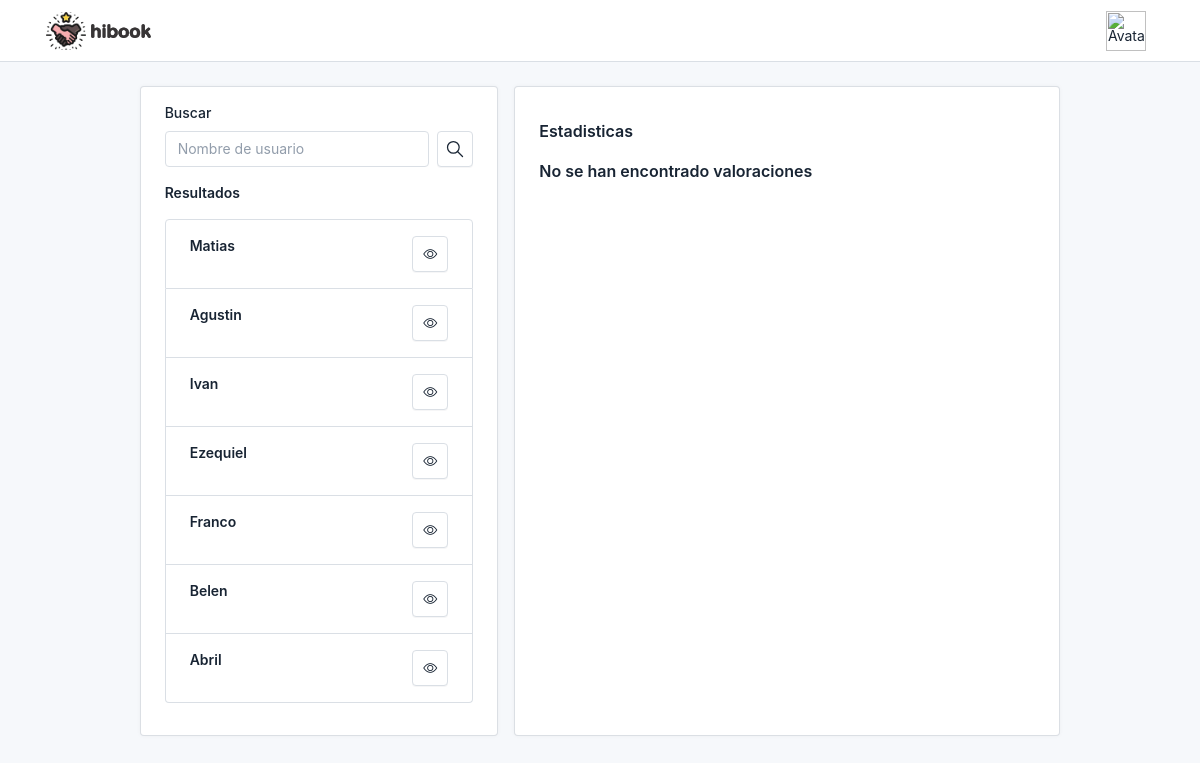
The app's page /index.php/inicio/main, older data.
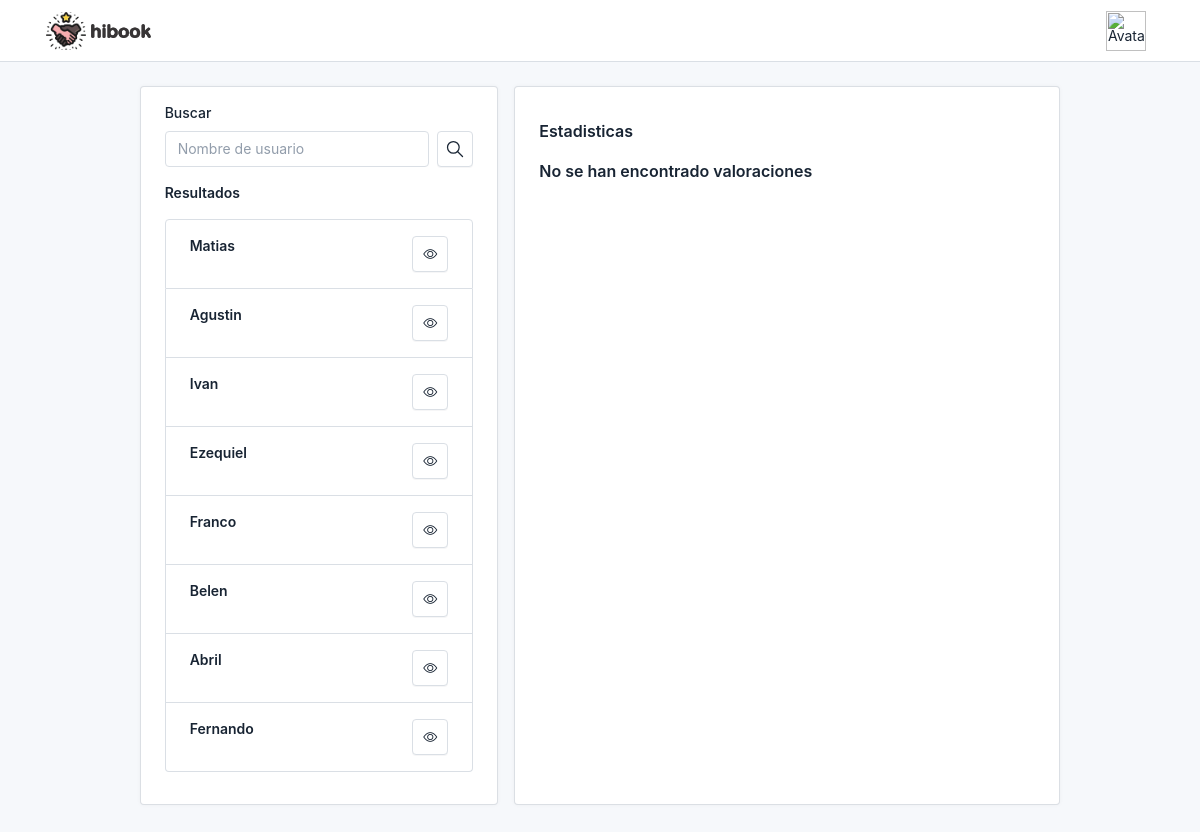
The same page, newer data.
### tables this page shows
CREATE TABLE `usuarios` (
  `usuario_id` int(10) UNSIGNED NOT NULL,
  `usuario` text NOT NULL,
  `nombre` text NOT NULL,
  `apellido` text NOT NULL,
  `email` text NOT NULL,
  `password` text NOT NULL,
  `rol_id` tinyint(4) NOT NULL,
  `estado` tinyint(4) NOT NULL DEFAULT 1,
  `avatar` text NOT NULL
);

### application/controllers/Inicio.php (called while the page is built, shortened)
<?php
class Inicio extends CI_Controller {
	function __construct()
	{
		$this->load->model('usuarios_model');
		$this->load->model('valoraciones_model');
	}
    public function main(){
		$this->load->section('navbar', 'navbar');
		$data['registros'] = $this->usuarios_model->listar();
		$data['datos_usuario']= $this->datos_usuario();
        $this->load->view('inicio/inicio', $data);
    }
	private function datos_usuario(){
		$datos_usuario = array();
		return $datos_usuario;
	}
}
?>

### index.php (called while the page is built, shortened)
<?php
require_once BASEPATH.'core/CodeIgniter.php';

### application/models/usuarios_model.php (called while the page is built, shortened)
<?php
class usuarios_model extends CI_Model{
    protected $table= "usuarios";
    protected $pk= "usuario_id";
    public function default_select(){
        $this->db->select($this->table.".*");
    }
    public function default_join(){
        $this->db->join("roles", $this->table.".rol_id= roles.rol_id", "inner");
        $this->db->join("perfiles", $this->table.".".$this->pk."= perfiles.usuario_id", "left");
    }
    public function listar() {
        return $this->db->get($this->table)->result_array();
    }
}
?>

### application/views/inicio/inicio.php (the view, shortened to what the changed rows need)
<div class="page">
    <div class="page-wrapper">
        <div class="page-body">
            <div class="container-xl">
                <div class="row row-deck row-cards">
                    <div class="col-4 offset-1">
                        <div class="card">
                            <div class="card-body">
                                <div id="resultados" class="mb-3">
                                    <ul class="list-group">
                                        <?php foreach ($registros as $d) : ?>
                                        <li class="list-group-item" id="<?php echo $d['usuario_id']; ?>">
                                            <h4 style="float: left;"> <?php echo $d['nombre']; ?> </h4>
                                            <a class="btn btn-icon" style="float: right;" href=<?php echo site_url('usuario/detalle_usuario?id='.$d['usuario_id']); ?>>
                                                <i class="bi bi-eye"></i>
                                            </a>
                                        </li>
                                        <?php endforeach; ?>
                                    </ul>
                                </div>
                            </div>
                        </div>
                    </div>
                </div>
            </div>
        </div>
    </div>
</div>
</body>
</html>

Row changes from the older to the newer data that the page shows:
added usuarios: nombre "Fernando"
